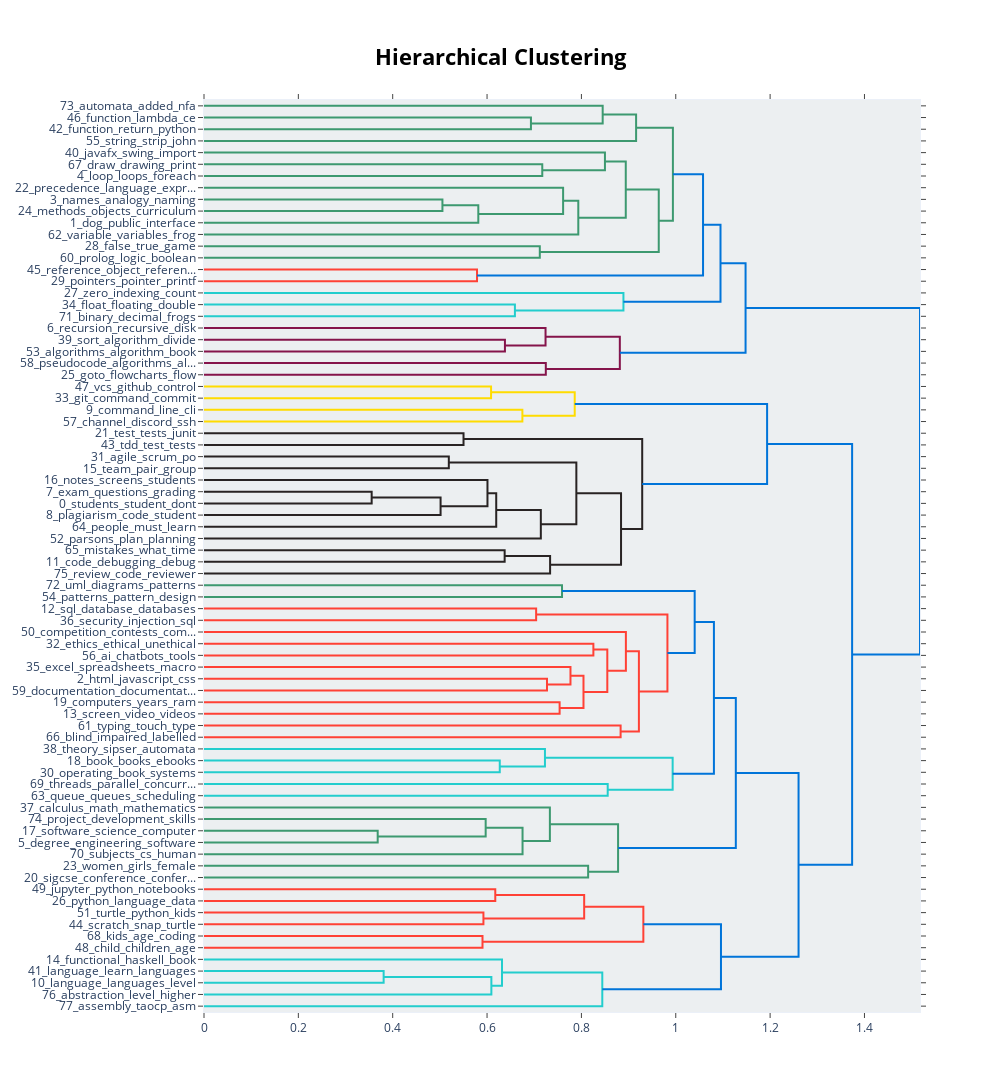

Source (notebook cell):
### Code cell
# Reprinting with fewer topics
topic_model_combined.visualize_hierarchy()

### Figure 1 — Plotly figure (JSON) as saved in the notebook; plotly's stock layout.template omitted (floating-point values rounded to 4 significant figures)
{"data": [{"hoverinfo": "text", "marker": {"color": "rgb(61,153,112)"}, "mode": "lines", "type": "scatter", "x": [0.0, 0.693, 0.693, 0.0], "xaxis": "x", "y": [-15.0, -15.0, -25.0, -25.0], "yaxis": "y"}, {"hoverinfo": "text", "marker": {"color": "rgb(61,153,112)"}, "mode": "lines", "type": "scatter", "x": [0.0, 0.8451, 0.8451, 0.693], "xaxis": "x", "y": [-5.0, -5.0, -20.0, -20.0], "yaxis": "y"}, {"hoverinfo": "text", "marker": {"color": "rgb(61,153,112)"}, "mode": "lines", "type": "scatter", "x": [0.8451, 0.9159, 0.9159, 0.0], "xaxis": "x", "y": [-12.5, -12.5, -35.0, -35.0], "yaxis": "y"}, {"hoverinfo": "text", "marker": {"color": "rgb(61,153,112)"}, "mode": "lines", "type": "scatter", "x": [0.0, 0.717, 0.717, 0.0], "xaxis": "x", "y": [-55.0, -55.0, -65.0, -65.0], "yaxis": "y"}, {"hoverinfo": "text", "marker": {"color": "rgb(61,153,112)"}, "mode": "lines", "type": "scatter", "x": [0.0, 0.8499, 0.8499, 0.717], "xaxis": "x", "y": [-45.0, -45.0, -60.0, -60.0], "yaxis": "y"}, {"hoverinfo": "text", "marker": {"color": "rgb(61,153,112)"}, "mode": "lines", "type": "scatter", "x": [0.0, 0.5054, 0.5054, 0.0], "xaxis": "x", "y": [-85.0, -85.0, -95.0, -95.0], "yaxis": "y"}, {"hoverinfo": "text", "marker": {"color": "rgb(61,153,112)"}, "mode": "lines", "type": "scatter", "x": [0.5054, 0.5815, 0.5815, 0.0], "xaxis": "x", "y": [-90.0, -90.0, -105.0, -105.0], "yaxis": "y"}, {"hoverinfo": "text", "marker": {"color": "rgb(61,153,112)"}, "mode": "lines", "type": "scatter", "x": [0.0, 0.7612, 0.7612, 0.5815], "xaxis": "x", "y": [-75.0, -75.0, -97.5, -97.5], "yaxis": "y"}, {"hoverinfo": "text", "marker": {"color": "rgb(61,153,112)"}, "mode": "lines", "type": "scatter", "x": [0.7612, 0.7934, 0.7934, 0.0], "xaxis": "x", "y": [-86.25, -86.25, -115.0, -115.0], "yaxis": "y"}, {"hoverinfo": "text", "marker": {"color": "rgb(61,153,112)"}, "mode": "lines", "type": "scatter", "x": [0.8499, 0.894, 0.894, 0.7934], "xaxis": "x", "y": [-52.5, -52.5, -100.6, -100.6], "yaxis": "y"}, {"hoverinfo": "text", "marker": {"color": "rgb(61,153,112)"}, "mode": "lines", "type": "scatter", "x": [0.0, 0.7118, 0.7118, 0.0], "xaxis": "x", "y": [-125.0, -125.0, -135.0, -135.0], "yaxis": "y"}, {"hoverinfo": "text", "marker": {"color": "rgb(61,153,112)"}, "mode": "lines", "type": "scatter", "x": [0.894, 0.9639, 0.9639, 0.7118], "xaxis": "x", "y": [-76.56, -76.56, -130.0, -130.0], "yaxis": "y"}, {"hoverinfo": "text", "marker": {"color": "rgb(61,153,112)"}, "mode": "lines", "type": "scatter", "x": [0.9159, 0.9939, 0.9939, 0.9639], "xaxis": "x", "y": [-23.75, -23.75, -103.3, -103.3], "yaxis": "y"}, {"hoverinfo": "text", "marker": {"color": "rgb(255,65,54)"}, "mode": "lines", "type": "scatter", "x": [0.0, 0.5787, 0.5787, 0.0], "xaxis": "x", "y": [-145.0, -145.0, -155.0, -155.0], "yaxis": "y"}, {"hoverinfo": "text", "marker": {"color": "rgb(0,116,217)"}, "mode": "lines", "type": "scatter", "x": [0.9939, 1.058, 1.058, 0.5787], "xaxis": "x", "y": [-63.52, -63.52, -150.0, -150.0], "yaxis": "y"}, {"hoverinfo": "text", "marker": {"color": "rgb(35,205,205)"}, "mode": "lines", "type": "scatter", "x": [0.0, 0.659, 0.659, 0.0], "xaxis": "x", "y": [-175.0, -175.0, -185.0, -185.0], "yaxis": "y"}, {"hoverinfo": "text", "marker": {"color": "rgb(35,205,205)"}, "mode": "lines", "type": "scatter", "x": [0.0, 0.8891, 0.8891, 0.659], "xaxis": "x", "y": [-165.0, -165.0, -180.0, -180.0], "yaxis": "y"}, {"hoverinfo": "text", "marker": {"color": "rgb(0,116,217)"}, "mode": "lines", "type": "scatter", "x": [1.058, 1.095, 1.095, 0.8891], "xaxis": "x", "y": [-106.8, -106.8, -172.5, -172.5], "yaxis": "y"}, {"hoverinfo": "text", "marker": {"color": "rgb(133,20,75)"}, "mode": "lines", "type": "scatter", "x": [0.0, 0.6379, 0.6379, 0.0], "xaxis": "x", "y": [-205.0, -205.0, -215.0, -215.0], "yaxis": "y"}, {"hoverinfo": "text", "marker": {"color": "rgb(133,20,75)"}, "mode": "lines", "type": "scatter", "x": [0.0, 0.724, 0.724, 0.6379], "xaxis": "x", "y": [-195.0, -195.0, -210.0, -210.0], "yaxis": "y"}, {"hoverinfo": "text", "marker": {"color": "rgb(133,20,75)"}, "mode": "lines", "type": "scatter", "x": [0.0, 0.7246, 0.7246, 0.0], "xaxis": "x", "y": [-225.0, -225.0, -235.0, -235.0], "yaxis": "y"}, {"hoverinfo": "text", "marker": {"color": "rgb(133,20,75)"}, "mode": "lines", "type": "scatter", "x": [0.724, 0.8814, 0.8814, 0.7246], "xaxis": "x", "y": [-202.5, -202.5, -230.0, -230.0], "yaxis": "y"}, {"hoverinfo": "text", "marker": {"color": "rgb(0,116,217)"}, "mode": "lines", "type": "scatter", "x": [1.095, 1.148, 1.148, 0.8814], "xaxis": "x", "y": [-139.6, -139.6, -216.2, -216.2], "yaxis": "y"}, {"hoverinfo": "text", "marker": {"color": "rgb(255,220,0)"}, "mode": "lines", "type": "scatter", "x": [0.0, 0.6085, 0.6085, 0.0], "xaxis": "x", "y": [-245.0, -245.0, -255.0, -255.0], "yaxis": "y"}, {"hoverinfo": "text", "marker": {"color": "rgb(255,220,0)"}, "mode": "lines", "type": "scatter", "x": [0.0, 0.6749, 0.6749, 0.0], "xaxis": "x", "y": [-265.0, -265.0, -275.0, -275.0], "yaxis": "y"}, {"hoverinfo": "text", "marker": {"color": "rgb(255,220,0)"}, "mode": "lines", "type": "scatter", "x": [0.6085, 0.7858, 0.7858, 0.6749], "xaxis": "x", "y": [-250.0, -250.0, -270.0, -270.0], "yaxis": "y"}, {"hoverinfo": "text", "marker": {"color": "rgb(40,35,35)"}, "mode": "lines", "type": "scatter", "x": [0.0, 0.5501, 0.5501, 0.0], "xaxis": "x", "y": [-285.0, -285.0, -295.0, -295.0], "yaxis": "y"}, {"hoverinfo": "text", "marker": {"color": "rgb(40,35,35)"}, "mode": "lines", "type": "scatter", "x": [0.0, 0.5189, 0.5189, 0.0], "xaxis": "x", "y": [-305.0, -305.0, -315.0, -315.0], "yaxis": "y"}, {"hoverinfo": "text", "marker": {"color": "rgb(40,35,35)"}, "mode": "lines", "type": "scatter", "x": [0.0, 0.3554, 0.3554, 0.0], "xaxis": "x", "y": [-335.0, -335.0, -345.0, -345.0], "yaxis": "y"}, {"hoverinfo": "text", "marker": {"color": "rgb(40,35,35)"}, "mode": "lines", "type": "scatter", "x": [0.3554, 0.5015, 0.5015, 0.0], "xaxis": "x", "y": [-340.0, -340.0, -355.0, -355.0], "yaxis": "y"}, {"hoverinfo": "text", "marker": {"color": "rgb(40,35,35)"}, "mode": "lines", "type": "scatter", "x": [0.0, 0.6009, 0.6009, 0.5015], "xaxis": "x", "y": [-325.0, -325.0, -347.5, -347.5], "yaxis": "y"}, {"hoverinfo": "text", "marker": {"color": "rgb(40,35,35)"}, "mode": "lines", "type": "scatter", "x": [0.6009, 0.6194, 0.6194, 0.0], "xaxis": "x", "y": [-336.2, -336.2, -365.0, -365.0], "yaxis": "y"}, {"hoverinfo": "text", "marker": {"color": "rgb(40,35,35)"}, "mode": "lines", "type": "scatter", "x": [0.6194, 0.714, 0.714, 0.0], "xaxis": "x", "y": [-350.6, -350.6, -375.0, -375.0], "yaxis": "y"}, {"hoverinfo": "text", "marker": {"color": "rgb(40,35,35)"}, "mode": "lines", "type": "scatter", "x": [0.5189, 0.7893, 0.7893, 0.714], "xaxis": "x", "y": [-310.0, -310.0, -362.8, -362.8], "yaxis": "y"}, {"hoverinfo": "text", "marker": {"color": "rgb(40,35,35)"}, "mode": "lines", "type": "scatter", "x": [0.0, 0.6373, 0.6373, 0.0], "xaxis": "x", "y": [-385.0, -385.0, -395.0, -395.0], "yaxis": "y"}, {"hoverinfo": "text", "marker": {"color": "rgb(40,35,35)"}, "mode": "lines", "type": "scatter", "x": [0.6373, 0.7336, 0.7336, 0.0], "xaxis": "x", "y": [-390.0, -390.0, -405.0, -405.0], "yaxis": "y"}, {"hoverinfo": "text", "marker": {"color": "rgb(40,35,35)"}, "mode": "lines", "type": "scatter", "x": [0.7893, 0.884, 0.884, 0.7336], "xaxis": "x", "y": [-336.4, -336.4, -397.5, -397.5], "yaxis": "y"}, {"hoverinfo": "text", "marker": {"color": "rgb(40,35,35)"}, "mode": "lines", "type": "scatter", "x": [0.5501, 0.9289, 0.9289, 0.884], "xaxis": "x", "y": [-290.0, -290.0, -367.0, -367.0], "yaxis": "y"}, {"hoverinfo": "text", "marker": {"color": "rgb(0,116,217)"}, "mode": "lines", "type": "scatter", "x": [0.7858, 1.194, 1.194, 0.9289], "xaxis": "x", "y": [-260.0, -260.0, -328.5, -328.5], "yaxis": "y"}, {"hoverinfo": "text", "marker": {"color": "rgb(61,153,112)"}, "mode": "lines", "type": "scatter", "x": [0.0, 0.7589, 0.7589, 0.0], "xaxis": "x", "y": [-415.0, -415.0, -425.0, -425.0], "yaxis": "y"}, {"hoverinfo": "text", "marker": {"color": "rgb(255,65,54)"}, "mode": "lines", "type": "scatter", "x": [0.0, 0.7041, 0.7041, 0.0], "xaxis": "x", "y": [-435.0, -435.0, -445.0, -445.0], "yaxis": "y"}, {"hoverinfo": "text", "marker": {"color": "rgb(255,65,54)"}, "mode": "lines", "type": "scatter", "x": [0.0, 0.8254, 0.8254, 0.0], "xaxis": "x", "y": [-465.0, -465.0, -475.0, -475.0], "yaxis": "y"}, {"hoverinfo": "text", "marker": {"color": "rgb(255,65,54)"}, "mode": "lines", "type": "scatter", "x": [0.0, 0.7271, 0.7271, 0.0], "xaxis": "x", "y": [-495.0, -495.0, -505.0, -505.0], "yaxis": "y"}, {"hoverinfo": "text", "marker": {"color": "rgb(255,65,54)"}, "mode": "lines", "type": "scatter", "x": [0.0, 0.7768, 0.7768, 0.7271], "xaxis": "x", "y": [-485.0, -485.0, -500.0, -500.0], "yaxis": "y"}, {"hoverinfo": "text", "marker": {"color": "rgb(255,65,54)"}, "mode": "lines", "type": "scatter", "x": [0.0, 0.7538, 0.7538, 0.0], "xaxis": "x", "y": [-515.0, -515.0, -525.0, -525.0], "yaxis": "y"}, {"hoverinfo": "text", "marker": {"color": "rgb(255,65,54)"}, "mode": "lines", "type": "scatter", "x": [0.7768, 0.8044, 0.8044, 0.7538], "xaxis": "x", "y": [-492.5, -492.5, -520.0, -520.0], "yaxis": "y"}, {"hoverinfo": "text", "marker": {"color": "rgb(255,65,54)"}, "mode": "lines", "type": "scatter", "x": [0.8254, 0.8549, 0.8549, 0.8044], "xaxis": "x", "y": [-470.0, -470.0, -506.2, -506.2], "yaxis": "y"}, {"hoverinfo": "text", "marker": {"color": "rgb(255,65,54)"}, "mode": "lines", "type": "scatter", "x": [0.0, 0.8943, 0.8943, 0.8549], "xaxis": "x", "y": [-455.0, -455.0, -488.1, -488.1], "yaxis": "y"}, {"hoverinfo": "text", "marker": {"color": "rgb(255,65,54)"}, "mode": "lines", "type": "scatter", "x": [0.0, 0.8831, 0.8831, 0.0], "xaxis": "x", "y": [-535.0, -535.0, -545.0, -545.0], "yaxis": "y"}, {"hoverinfo": "text", "marker": {"color": "rgb(255,65,54)"}, "mode": "lines", "type": "scatter", "x": [0.8943, 0.9219, 0.9219, 0.8831], "xaxis": "x", "y": [-471.6, -471.6, -540.0, -540.0], "yaxis": "y"}, {"hoverinfo": "text", "marker": {"color": "rgb(255,65,54)"}, "mode": "lines", "type": "scatter", "x": [0.7041, 0.9823, 0.9823, 0.9219], "xaxis": "x", "y": [-440.0, -440.0, -505.8, -505.8], "yaxis": "y"}, {"hoverinfo": "text", "marker": {"color": "rgb(0,116,217)"}, "mode": "lines", "type": "scatter", "x": [0.7589, 1.04, 1.04, 0.9823], "xaxis": "x", "y": [-420.0, -420.0, -472.9, -472.9], "yaxis": "y"}, {"hoverinfo": "text", "marker": {"color": "rgb(35,205,205)"}, "mode": "lines", "type": "scatter", "x": [0.0, 0.6269, 0.6269, 0.0], "xaxis": "x", "y": [-565.0, -565.0, -575.0, -575.0], "yaxis": "y"}, {"hoverinfo": "text", "marker": {"color": "rgb(35,205,205)"}, "mode": "lines", "type": "scatter", "x": [0.0, 0.7227, 0.7227, 0.6269], "xaxis": "x", "y": [-555.0, -555.0, -570.0, -570.0], "yaxis": "y"}, {"hoverinfo": "text", "marker": {"color": "rgb(35,205,205)"}, "mode": "lines", "type": "scatter", "x": [0.0, 0.8557, 0.8557, 0.0], "xaxis": "x", "y": [-585.0, -585.0, -595.0, -595.0], "yaxis": "y"}, {"hoverinfo": "text", "marker": {"color": "rgb(35,205,205)"}, "mode": "lines", "type": "scatter", "x": [0.7227, 0.9934, 0.9934, 0.8557], "xaxis": "x", "y": [-562.5, -562.5, -590.0, -590.0], "yaxis": "y"}, {"hoverinfo": "text", "marker": {"color": "rgb(0,116,217)"}, "mode": "lines", "type": "scatter", "x": [1.04, 1.081, 1.081, 0.9934], "xaxis": "x", "y": [-446.4, -446.4, -576.2, -576.2], "yaxis": "y"}, {"hoverinfo": "text", "marker": {"color": "rgb(61,153,112)"}, "mode": "lines", "type": "scatter", "x": [0.0, 0.3682, 0.3682, 0.0], "xaxis": "x", "y": [-625.0, -625.0, -635.0, -635.0], "yaxis": "y"}, {"hoverinfo": "text", "marker": {"color": "rgb(61,153,112)"}, "mode": "lines", "type": "scatter", "x": [0.0, 0.5971, 0.5971, 0.3682], "xaxis": "x", "y": [-615.0, -615.0, -630.0, -630.0], "yaxis": "y"}, {"hoverinfo": "text", "marker": {"color": "rgb(61,153,112)"}, "mode": "lines", "type": "scatter", "x": [0.5971, 0.6752, 0.6752, 0.0], "xaxis": "x", "y": [-622.5, -622.5, -645.0, -645.0], "yaxis": "y"}, {"hoverinfo": "text", "marker": {"color": "rgb(61,153,112)"}, "mode": "lines", "type": "scatter", "x": [0.0, 0.7332, 0.7332, 0.6752], "xaxis": "x", "y": [-605.0, -605.0, -633.8, -633.8], "yaxis": "y"}, {"hoverinfo": "text", "marker": {"color": "rgb(61,153,112)"}, "mode": "lines", "type": "scatter", "x": [0.0, 0.8143, 0.8143, 0.0], "xaxis": "x", "y": [-655.0, -655.0, -665.0, -665.0], "yaxis": "y"}, {"hoverinfo": "text", "marker": {"color": "rgb(61,153,112)"}, "mode": "lines", "type": "scatter", "x": [0.7332, 0.8777, 0.8777, 0.8143], "xaxis": "x", "y": [-619.4, -619.4, -660.0, -660.0], "yaxis": "y"}, {"hoverinfo": "text", "marker": {"color": "rgb(0,116,217)"}, "mode": "lines", "type": "scatter", "x": [1.081, 1.127, 1.127, 0.8777], "xaxis": "x", "y": [-511.3, -511.3, -639.7, -639.7], "yaxis": "y"}, {"hoverinfo": "text", "marker": {"color": "rgb(255,65,54)"}, "mode": "lines", "type": "scatter", "x": [0.0, 0.6174, 0.6174, 0.0], "xaxis": "x", "y": [-675.0, -675.0, -685.0, -685.0], "yaxis": "y"}, {"hoverinfo": "text", "marker": {"color": "rgb(255,65,54)"}, "mode": "lines", "type": "scatter", "x": [0.0, 0.5923, 0.5923, 0.0], "xaxis": "x", "y": [-695.0, -695.0, -705.0, -705.0], "yaxis": "y"}, {"hoverinfo": "text", "marker": {"color": "rgb(255,65,54)"}, "mode": "lines", "type": "scatter", "x": [0.6174, 0.8059, 0.8059, 0.5923], "xaxis": "x", "y": [-680.0, -680.0, -700.0, -700.0], "yaxis": "y"}, {"hoverinfo": "text", "marker": {"color": "rgb(255,65,54)"}, "mode": "lines", "type": "scatter", "x": [0.0, 0.5903, 0.5903, 0.0], "xaxis": "x", "y": [-715.0, -715.0, -725.0, -725.0], "yaxis": "y"}, {"hoverinfo": "text", "marker": {"color": "rgb(255,65,54)"}, "mode": "lines", "type": "scatter", "x": [0.8059, 0.9313, 0.9313, 0.5903], "xaxis": "x", "y": [-690.0, -690.0, -720.0, -720.0], "yaxis": "y"}, {"hoverinfo": "text", "marker": {"color": "rgb(35,205,205)"}, "mode": "lines", "type": "scatter", "x": [0.0, 0.3808, 0.3808, 0.0], "xaxis": "x", "y": [-745.0, -745.0, -755.0, -755.0], "yaxis": "y"}, {"hoverinfo": "text", "marker": {"color": "rgb(35,205,205)"}, "mode": "lines", "type": "scatter", "x": [0.3808, 0.6091, 0.6091, 0.0], "xaxis": "x", "y": [-750.0, -750.0, -765.0, -765.0], "yaxis": "y"}, {"hoverinfo": "text", "marker": {"color": "rgb(35,205,205)"}, "mode": "lines", "type": "scatter", "x": [0.0, 0.6317, 0.6317, 0.6091], "xaxis": "x", "y": [-735.0, -735.0, -757.5, -757.5], "yaxis": "y"}, {"hoverinfo": "text", "marker": {"color": "rgb(35,205,205)"}, "mode": "lines", "type": "scatter", "x": [0.6317, 0.8443, 0.8443, 0.0], "xaxis": "x", "y": [-746.2, -746.2, -775.0, -775.0], "yaxis": "y"}, {"hoverinfo": "text", "marker": {"color": "rgb(0,116,217)"}, "mode": "lines", "type": "scatter", "x": [0.9313, 1.096, 1.096, 0.8443], "xaxis": "x", "y": [-705.0, -705.0, -760.6, -760.6], "yaxis": "y"}, {"hoverinfo": "text", "marker": {"color": "rgb(0,116,217)"}, "mode": "lines", "type": "scatter", "x": [1.127, 1.26, 1.26, 1.096], "xaxis": "x", "y": [-575.5, -575.5, -732.8, -732.8], "yaxis": "y"}, {"hoverinfo": "text", "marker": {"color": "rgb(0,116,217)"}, "mode": "lines", "type": "scatter", "x": [1.194, 1.374, 1.374, 1.26], "xaxis": "x", "y": [-294.2, -294.2, -654.2, -654.2], "yaxis": "y"}, {"hoverinfo": "text", "marker": {"color": "rgb(0,116,217)"}, "mode": "lines", "type": "scatter", "x": [1.148, 1.518, 1.518, 1.374], "xaxis": "x", "y": [-177.9, -177.9, -474.2, -474.2], "yaxis": "y"}], "layout": {"autosize": false, "height": 1370, "hoverlabel": {"bgcolor": "white", "font": {"family": "Rockwell", "size": 16}}, "hovermode": "closest", "plot_bgcolor": "#ECEFF1", "showlegend": false, "title": {"font": {"color": "Black", "size": 22}, "text": "<b>Hierarchical Clustering</b>", "x": 0.5, "xanchor": "center", "yanchor": "top"}, "width": 1000, "xaxis": {"mirror": "allticks", "rangemode": "tozero", "showgrid": false, "showline": true, "showticklabels": true, "ticks": "outside", "type": "linear", "zeroline": false}, "yaxis": {"mirror": "allticks", "range": [-780, 0], "rangemode": "tozero", "showgrid": false, "showline": true, "showticklabels": true, "tickmode": "array", "ticks": "outside", "ticktext": ["73_automata_added_nfa", "46_function_lambda_ce", "42_function_return_python", "55_string_strip_john", "40_javafx_swing_import", "67_draw_drawing_print", "4_loop_loops_foreach", "22_precedence_language_expr...", "3_names_analogy_naming", "24_methods_objects_curriculum", "1_dog_public_interface", "62_variable_variables_frog", "28_false_true_game", "60_prolog_logic_boolean", "45_reference_object_referen...", "29_pointers_pointer_printf", "27_zero_indexing_count", "34_float_floating_double", "71_binary_decimal_frogs", "6_recursion_recursive_disk", "39_sort_algorithm_divide", "53_algorithms_algorithm_book", "58_pseudocode_algorithms_al...", "25_goto_flowcharts_flow", "47_vcs_github_control", "33_git_command_commit", "9_command_line_cli", "57_channel_discord_ssh", "21_test_tests_junit", "43_tdd_test_tests", "31_agile_scrum_po", "15_team_pair_group", "16_notes_screens_students", "7_exam_questions_grading", "0_students_student_dont", "8_plagiarism_code_student", "64_people_must_learn", "52_parsons_plan_planning", "65_mistakes_what_time", "11_code_debugging_debug", "75_review_code_reviewer", "72_uml_diagrams_patterns", "54_patterns_pattern_design", "12_sql_database_databases", "36_security_injection_sql", "50_competition_contests_com...", "32_ethics_ethical_unethical", "56_ai_chatbots_tools", "35_excel_spreadsheets_macro", "2_html_javascript_css", "59_documentation_documentat...", "19_computers_years_ram", "13_screen_video_videos", "61_typing_touch_type", "66_blind_impaired_labelled", "38_theory_sipser_automata", "18_book_books_ebooks", "30_operating_book_systems", "69_threads_parallel_concurr...", "63_queue_queues_scheduling", "37_calculus_math_mathematics", "74_project_development_skills", "17_software_science_computer", "5_degree_engineering_software", "70_subjects_cs_human", "23_women_girls_female", "20_sigcse_conference_confer...", "49_jupyter_python_notebooks", "26_python_language_data", "51_turtle_python_kids", "44_scratch_snap_turtle", "68_kids_age_coding", "48_child_children_age", "14_functional_haskell_book", "41_language_learn_languages", "10_language_languages_level", "76_abstraction_level_higher", "77_assembly_taocp_asm"], "tickvals": [-5, -15, -25, -35, -45, -55, -65, -75, -85, -95, -105, -115, -125, -135, -145, -155, -165, -175, -185, -195, -205, -215, -225, -235, -245, -255, -265, -275, -285, -295, -305, -315, -325, -335, -345, -355, -365, -375, -385, -395, -405, -415, -425, -435, -445, -455, -465, -475, -485, -495, -505, -515, -525, -535, -545, -555, -565, -575, -585, -595, -605, -615, -625, -635, -645, -655, -665, -675, -685, -695, -705, -715, -725, -735, -745, -755, -765, -775], "type": "linear", "zeroline": false}}}
